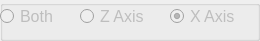
                <widget class="QGroupBox" name="groupBox_3">
                 <property name="title">
                  <string/>
                 </property>
                 <property name="flat">
                  <bool>false</bool>
                 </property>
                 <property name="checkable">
                  <bool>false</bool>
                 </property>
                 <widget class="QRadioButton" name="rbtn_zoom_both">
                  <property name="enabled">
                   <bool>false</bool>
                  </property>
                  <property name="geometry">
                   <rect>
                    <x>0</x>
                    <y>0</y>
                    <width>82</width>
                    <height>32</height>
                   </rect>
                  </property>
                  <property name="sizePolicy">
                   <sizepolicy hsizetype="Minimum" vsizetype="Fixed">
                    <horstretch>0</horstretch>
                    <verstretch>0</verstretch>
                   </sizepolicy>
                  </property>
                  <property name="font">
                   <font>
                    <family>Segoe UI</family>
                    <pointsize>12</pointsize>
                   </font>
                  </property>
                  <property name="cursor">
                   <cursorShape>PointingHandCursor</cursorShape>
                  </property>
                  <property name="text">
                   <string>Both</string>
                  </property>
                  <property name="checked">
                   <bool>false</bool>
                  </property>
                 </widget>
                 <widget class="QRadioButton" name="rbtn_zoom_zaxis">
                  <property name="enabled">
                   <bool>false</bool>
                  </property>
                  <property name="geometry">
                   <rect>
                    <x>80</x>
                    <y>0</y>
                    <width>91</width>
                    <height>32</height>
                   </rect>
                  </property>
                  <property name="sizePolicy">
                   <sizepolicy hsizetype="Minimum" vsizetype="Fixed">
                    <horstretch>0</horstretch>
                    <verstretch>0</verstretch>
                   </sizepolicy>
                  </property>
                  <property name="font">
                   <font>
                    <family>Segoe UI</family>
                    <pointsize>12</pointsize>
                   </font>
                  </property>
                  <property name="cursor">
                   <cursorShape>PointingHandCursor</cursorShape>
                  </property>
                  <property name="text">
                   <string>Z Axis</string>
                  </property>
                  <property name="checked">
                   <bool>false</bool>
                  </property>
                 </widget>
                 <widget class="QRadioButton" name="rbtn_zoom_xaxis">
                  <property name="enabled">
                   <bool>false</bool>
                  </property>
                  <property name="geometry">
                   <rect>
                    <x>170</x>
                    <y>0</y>
                    <width>81</width>
                    <height>32</height>
                   </rect>
                  </property>
                  <property name="sizePolicy">
                   <sizepolicy hsizetype="Minimum" vsizetype="Fixed">
                    <horstretch>0</horstretch>
                    <verstretch>0</verstretch>
                   </sizepolicy>
                  </property>
                  <property name="font">
                   <font>
                    <family>Segoe UI</family>
                    <pointsize>12</pointsize>
                   </font>
                  </property>
                  <property name="cursor">
                   <cursorShape>PointingHandCursor</cursorShape>
                  </property>
                  <property name="text">
                   <string>X Axis</string>
                  </property>
                  <property name="checked">
                   <bool>true</bool>
                  </property>
                 </widget>
                </widget>
